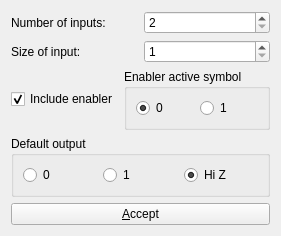
<?xml version="1.0" encoding="UTF-8"?>
<ui version="4.0">
 <class>Form</class>
 <widget class="QWidget" name="Form">
  <property name="geometry">
   <rect>
    <x>0</x>
    <y>0</y>
    <width>246</width>
    <height>211</height>
   </rect>
  </property>
  <property name="windowTitle">
   <string>Multiplexer</string>
  </property>
  <layout class="QVBoxLayout" name="verticalLayout">
   <item>
    <layout class="QHBoxLayout" name="horizontalLayout">
     <item>
      <widget class="QLabel" name="label">
       <property name="text">
        <string>Number of inputs:</string>
       </property>
      </widget>
     </item>
     <item>
      <widget class="QSpinBox" name="numInput">
       <property name="minimum">
        <number>2</number>
       </property>
       <property name="maximum">
        <number>32768</number>
       </property>
      </widget>
     </item>
    </layout>
   </item>
   <item>
    <layout class="QHBoxLayout" name="horizontalLayout_2">
     <item>
      <widget class="QLabel" name="label_2">
       <property name="text">
        <string>Size of input:</string>
       </property>
      </widget>
     </item>
     <item>
      <widget class="QSpinBox" name="sizeInput">
       <property name="minimum">
        <number>1</number>
       </property>
       <property name="maximum">
        <number>32768</number>
       </property>
       <property name="value">
        <number>1</number>
       </property>
      </widget>
     </item>
    </layout>
   </item>
   <item>
    <layout class="QHBoxLayout" name="horizontalLayout_4">
     <item>
      <widget class="QCheckBox" name="enabler">
       <property name="text">
        <string>Include enabler</string>
       </property>
       <property name="checked">
        <bool>true</bool>
       </property>
      </widget>
     </item>
     <item>
      <widget class="QGroupBox" name="groupBox">
       <property name="title">
        <string>Enabler active symbol</string>
       </property>
       <layout class="QHBoxLayout" name="horizontalLayout_3">
        <item>
         <widget class="QRadioButton" name="symb0">
          <property name="text">
           <string>0</string>
          </property>
          <property name="checked">
           <bool>true</bool>
          </property>
         </widget>
        </item>
        <item>
         <widget class="QRadioButton" name="symb1">
          <property name="text">
           <string>1</string>
          </property>
         </widget>
        </item>
       </layout>
      </widget>
     </item>
    </layout>
   </item>
   <item>
    <widget class="QGroupBox" name="groupBox_2">
     <property name="title">
      <string>Default output</string>
     </property>
     <layout class="QHBoxLayout" name="horizontalLayout_5">
      <item>
       <widget class="QRadioButton" name="defOut0">
        <property name="text">
         <string>0</string>
        </property>
       </widget>
      </item>
      <item>
       <widget class="QRadioButton" name="defOut1">
        <property name="text">
         <string>1</string>
        </property>
       </widget>
      </item>
      <item>
       <widget class="QRadioButton" name="defOutHiZ">
        <property name="text">
         <string>Hi Z</string>
        </property>
        <property name="checked">
         <bool>true</bool>
        </property>
       </widget>
      </item>
     </layout>
    </widget>
   </item>
   <item>
    <widget class="QPushButton" name="acceptButton">
     <property name="text">
      <string>&amp;Accept</string>
     </property>
    </widget>
   </item>
  </layout>
 </widget>
 <resources/>
 <connections>
  <connection>
   <sender>enabler</sender>
   <signal>toggled(bool)</signal>
   <receiver>groupBox</receiver>
   <slot>setEnabled(bool)</slot>
   <hints>
    <hint type="sourcelabel">
     <x>27</x>
     <y>91</y>
    </hint>
    <hint type="destinationlabel">
     <x>142</x>
     <y>88</y>
    </hint>
   </hints>
  </connection>
 </connections>
</ui>
